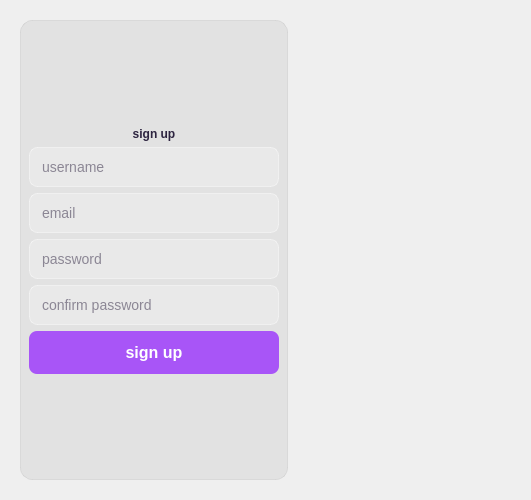
<?xml version="1.0" encoding="UTF-8"?>
<ui version="4.0">
 <class>signup_dialog</class>
 <widget class="QDialog" name="signup_dialog">
  <property name="geometry">
   <rect>
    <x>0</x>
    <y>0</y>
    <width>531</width>
    <height>500</height>
   </rect>
  </property>
  <property name="sizePolicy">
   <sizepolicy hsizetype="Fixed" vsizetype="Fixed">
    <horstretch>0</horstretch>
    <verstretch>0</verstretch>
   </sizepolicy>
  </property>
  <property name="minimumSize">
   <size>
    <width>531</width>
    <height>300</height>
   </size>
  </property>
  <property name="maximumSize">
   <size>
    <width>531</width>
    <height>500</height>
   </size>
  </property>
  <property name="windowTitle">
   <string>Dialog</string>
  </property>
  <property name="styleSheet">
   <string notr="true">/* -----------------------------------------
   DIALOG BACKGROUND WIDGET
----------------------------------------- */
QWidget#bg_widget {
    /* Full dialog background */
    /* FIX: Switched to background-image and related properties for a full background cover */
    background-image: url(:/icons/assets/manhattn_sunset_crp.png);
    background-repeat: no-repeat;
    background-position: center;
    background-size: cover; /* Tries to cover the entire area, similar to stretch */
    border: none;
}

/* -----------------------------------------
   FORM WIDGET (on top of background)
----------------------------------------- */
QWidget#form_widget {
    background-color: rgba(220, 220, 220, 0.7); /* translucent grey */
    border: 1px solid rgba(200, 200, 200, 0.5); /* subtle border */
    border-radius: 12px;
    padding: 20px;
}

/* -----------------------------------------
   LABELS INSIDE FORM
----------------------------------------- */
QWidget#form_widget QLabel {
    background: transparent;  /* completely transparent, no outline */
    color: #2D2440;           /* dark text */
    font-weight: 500;
    padding: 0;               /* remove any extra spacing */
    border: none;             /* ensure no borders */
}

/* -----------------------------------------
   FORM INPUTS
----------------------------------------- */
QLineEdit, QTextEdit {
    background-color: rgba(255, 255, 255, 0.25);
    border: 1px solid rgba(255, 255, 255, 0.4);
    border-radius: 8px;
    padding: 10px;
    color: #2D2440;
    font-size: 14px;
}

QLineEdit:focus, QTextEdit:focus {
    background-color: rgba(255, 255, 255, 0.35);
    border: 1px solid rgba(220, 180, 230, 0.8);
}

/* -----------------------------------------
   SIGNUP BUTTON
----------------------------------------- */
QPushButton#signup_btn {
    background-color: #A855F7; /* solid purple */
    color: #FFFFFF;            /* white text */
    border: none;              /* clean look */
    border-radius: 8px;
    padding: 12px 20px;
    font-weight: 700;
    font-size: 16px;
}

QPushButton#signup_btn:hover {
    background-color: #C084FC; /* lighter purple on hover */
}

QPushButton#signup_btn:pressed {
    background-color: #9333EA; /* darker purple on press */
    transform: scale(0.97);
}
</string>
  </property>
  <layout class="QHBoxLayout" name="horizontalLayout">
   <item>
    <widget class="QWidget" name="bg_widget" native="true">
     <layout class="QHBoxLayout" name="horizontalLayout_2">
      <item>
       <widget class="QWidget" name="form_widget" native="true">
        <property name="sizePolicy">
         <sizepolicy hsizetype="Minimum" vsizetype="Preferred">
          <horstretch>0</horstretch>
          <verstretch>0</verstretch>
         </sizepolicy>
        </property>
        <property name="minimumSize">
         <size>
          <width>260</width>
          <height>0</height>
         </size>
        </property>
        <layout class="QVBoxLayout" name="verticalLayout">
         <item>
          <spacer name="verticalSpacer_2">
           <property name="orientation">
            <enum>Qt::Orientation::Vertical</enum>
           </property>
           <property name="sizeHint" stdset="0">
            <size>
             <width>20</width>
             <height>40</height>
            </size>
           </property>
          </spacer>
         </item>
         <item>
          <widget class="QLabel" name="sign_up_lbl">
           <property name="minimumSize">
            <size>
             <width>250</width>
             <height>0</height>
            </size>
           </property>
           <property name="maximumSize">
            <size>
             <width>250</width>
             <height>16777215</height>
            </size>
           </property>
           <property name="text">
            <string>sign up</string>
           </property>
           <property name="alignment">
            <set>Qt::AlignmentFlag::AlignCenter</set>
           </property>
          </widget>
         </item>
         <item>
          <widget class="QLineEdit" name="username_edt">
           <property name="sizePolicy">
            <sizepolicy hsizetype="Fixed" vsizetype="Fixed">
             <horstretch>0</horstretch>
             <verstretch>0</verstretch>
            </sizepolicy>
           </property>
           <property name="minimumSize">
            <size>
             <width>250</width>
             <height>0</height>
            </size>
           </property>
           <property name="maximumSize">
            <size>
             <width>250</width>
             <height>16777215</height>
            </size>
           </property>
           <property name="autoFillBackground">
            <bool>false</bool>
           </property>
           <property name="placeholderText">
            <string>username</string>
           </property>
          </widget>
         </item>
         <item>
          <widget class="QLineEdit" name="email_edt">
           <property name="sizePolicy">
            <sizepolicy hsizetype="Fixed" vsizetype="Fixed">
             <horstretch>0</horstretch>
             <verstretch>0</verstretch>
            </sizepolicy>
           </property>
           <property name="minimumSize">
            <size>
             <width>250</width>
             <height>0</height>
            </size>
           </property>
           <property name="maximumSize">
            <size>
             <width>250</width>
             <height>16777215</height>
            </size>
           </property>
           <property name="placeholderText">
            <string>email</string>
           </property>
          </widget>
         </item>
         <item>
          <widget class="QLineEdit" name="passwrd_edt">
           <property name="sizePolicy">
            <sizepolicy hsizetype="Fixed" vsizetype="Fixed">
             <horstretch>0</horstretch>
             <verstretch>0</verstretch>
            </sizepolicy>
           </property>
           <property name="minimumSize">
            <size>
             <width>250</width>
             <height>0</height>
            </size>
           </property>
           <property name="maximumSize">
            <size>
             <width>250</width>
             <height>16777215</height>
            </size>
           </property>
           <property name="placeholderText">
            <string>password</string>
           </property>
          </widget>
         </item>
         <item>
          <widget class="QLineEdit" name="crm_passwrd_edt">
           <property name="sizePolicy">
            <sizepolicy hsizetype="Fixed" vsizetype="Fixed">
             <horstretch>0</horstretch>
             <verstretch>0</verstretch>
            </sizepolicy>
           </property>
           <property name="minimumSize">
            <size>
             <width>25</width>
             <height>0</height>
            </size>
           </property>
           <property name="maximumSize">
            <size>
             <width>250</width>
             <height>16777215</height>
            </size>
           </property>
           <property name="placeholderText">
            <string>confirm password</string>
           </property>
          </widget>
         </item>
         <item>
          <widget class="QPushButton" name="signup_btn">
           <property name="minimumSize">
            <size>
             <width>250</width>
             <height>0</height>
            </size>
           </property>
           <property name="maximumSize">
            <size>
             <width>250</width>
             <height>16777215</height>
            </size>
           </property>
           <property name="text">
            <string>sign up</string>
           </property>
          </widget>
         </item>
         <item>
          <spacer name="verticalSpacer">
           <property name="orientation">
            <enum>Qt::Orientation::Vertical</enum>
           </property>
           <property name="sizeHint" stdset="0">
            <size>
             <width>20</width>
             <height>40</height>
            </size>
           </property>
          </spacer>
         </item>
        </layout>
       </widget>
      </item>
      <item>
       <spacer name="horizontalSpacer">
        <property name="orientation">
         <enum>Qt::Orientation::Horizontal</enum>
        </property>
        <property name="sizeHint" stdset="0">
         <size>
          <width>40</width>
          <height>20</height>
         </size>
        </property>
       </spacer>
      </item>
     </layout>
    </widget>
   </item>
  </layout>
 </widget>
 <resources>
  <include location="../resources.qrc"/>
 </resources>
 <connections/>
</ui>
